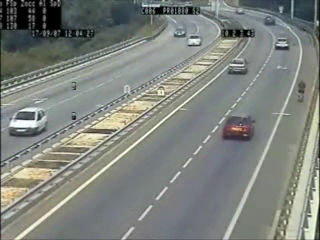
#> input picture frame 400 of Car Detection/video.avi, 320 x 240 px
$ jupyter execute HaarCascades_car.ipynb
#> lines starting #> are read from the running program, lines starting #| are printed output that depends on the picture; after the words box and inside, x2 and y2 are one past the last pixel; in counts of white or black regions, pixels touching at a corner belong together
# Car detection (Haar cascades) video.avi

[cell 1]
# OpenCV Python program to detect cars in video frame
# import libraries of python OpenCV
import cv2
import os
import time
from timeit import default_timer as timer


# path setting
common_path = 'C:\\Users\\yukir\\anaconda3\\envs\\opencv\\Lib\\site-packages\\cv2\\data'
carPath='C:\\Users\\yukir\\workspace\\opencv_work\\Vehicle-And-Pedestrian-Detection-Using-Haar-Cascades\\Main Project\\Main Project\\Car Detection'

movie_path = os.path.join(carPath,"video.avi")

# capture frames from a video
cap = cv2.VideoCapture(movie_path)
start_frame=16000
bgs = cv2.createBackgroundSubtractorKNN()

if not cap.isOpened():
    raise IOError(("Couldn't open video file or webcam. If you're "
            "trying to open a webcam, make sure you video_path is an integer!"))

# Trained XML classifiers describes some features of some object we want to detect

common_path = 'C:\\Users\\yukir\\anaconda3\\envs\\opencv\\Lib\\site-packages\\cv2\\data'
pedestrianPath='C:\\Users\\yukir\\workspace\\opencv_work\\Vehicle-And-Pedestrian-Detection-Using-Haar-Cascades\\Main Project\\Main Project\\Pedestrian Detection'

car_cascade = cv2.CascadeClassifier(os.path.join(carPath,'cars.xml'))
#person_cascade = cv2.CascadeClassifier(os.path.join(pedestrianPath,'pedestrian.xml'))
#car_cascade = cv2.CascadeClassifier(os.path.join(common_path,'cars.xml'))

# Skip frames until reaching start_frame
if start_frame > 0:
        cap.set(cv2.CAP_PROP_POS_MSEC, start_frame)

accum_time = 0
curr_fps = 0
fps = "FPS: ??"
prev_time = timer()

# loop runs if capturing has been initialized.
count_num=0
while True:
    # reads frames from a video
    ret, frames = cap.read()
#> frames is the input picture: shape (240, 320, 3); mean B, G, R 125.7, 131.5, 127.2

    # convert to gray scale of each frames
    #gray = cv2.cvtColor(frames, cv2.COLOR_BGR2GRAY)
    #mask = bgs.apply(frames)
    #bg = bgs.getBackgroundImage()

    # Detects cars of different sizes in the input image
    cars = car_cascade.detectMultiScale(frames, scaleFactor=1.2, minNeighbors=2, minSize=(30, 30))
#> cars = [[218, 44, 44, 44], [211, 104, 53, 53]]

    # To draw a rectangle
    for (x,y,w,h) in cars:
        cv2.rectangle(frames,(x,y),(x+w,y+h),(0,0,255),2)

        text = "car"
        text_top = (x, y-10)
        text_bot = (x + 50, y + 5)
        text_pos = (x + 5, y)
        cv2.rectangle(frames, text_top, text_bot,(0,0,255), -1)
        cv2.putText(frames, text, text_pos, cv2.FONT_HERSHEY_SIMPLEX, 0.3, (0,0,0), 1)
#> this loop made 2 passes
#> (x, y, w, h, text, text_top, text_bot, text_pos) on passes 1 to 2: (218, 44, 44, 44, 'car', (218, 34), (268, 49), (223, 44)), (211, 104, 53, 53, 'car', (211, 94), (261, 109), (216, 104))
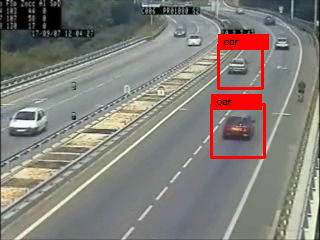
#> frames: shape (240, 320, 3); 3.22% of pixels changed, all inside (x1, y1, x2, y2) = (210, 34, 269, 159)


    # Calculate FPS
    # This computes FPS for everything, not just the model's execution
    # which may or may not be what you want
    curr_time = timer()
    exec_time = curr_time - prev_time
    prev_time = curr_time
    accum_time = accum_time + exec_time
    curr_fps = curr_fps + 1
    count_num = count_num + 1
    if accum_time > 0:
        accum_time = accum_time - 1
        fps = "FPS: " + str(curr_fps)
        curr_fps = 0
        counts = "frame_count: " + str(count_num)
    # Draw FPS in top left corner
    cv2.rectangle(frames, (0,0), (50, 17), (255,255,255), -1)
    cv2.putText(frames, fps, (3,10), cv2.FONT_HERSHEY_SIMPLEX, 0.35, (0,0,0), 1)
#> frames: shape (240, 320, 3); mean B, G, R 123.9, 129.5, 133.4
    # Draw counts in top left corner
    cv2.rectangle(frames, (55,0), (165, 17), (255,255,255), -1)
    cv2.putText(frames, counts, (60,10), cv2.FONT_HERSHEY_SIMPLEX, 0.35, (0,0,0), 1)
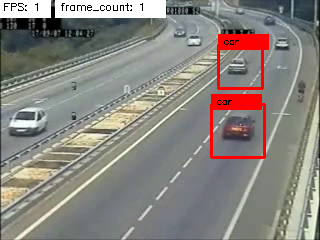
#> frames: shape (240, 320, 3); mean B, G, R 127.8, 133.5, 137.7

    # Display frames in a window
    cv2.imshow('video2', frames)

    # Wait for Esc key to stop
    if cv2.waitKey(1) == ord('q'):
#> (key q is pressed here)
        break

# De-allocate any associated memory usage
cap.release()
cv2.destroyAllWindows()
